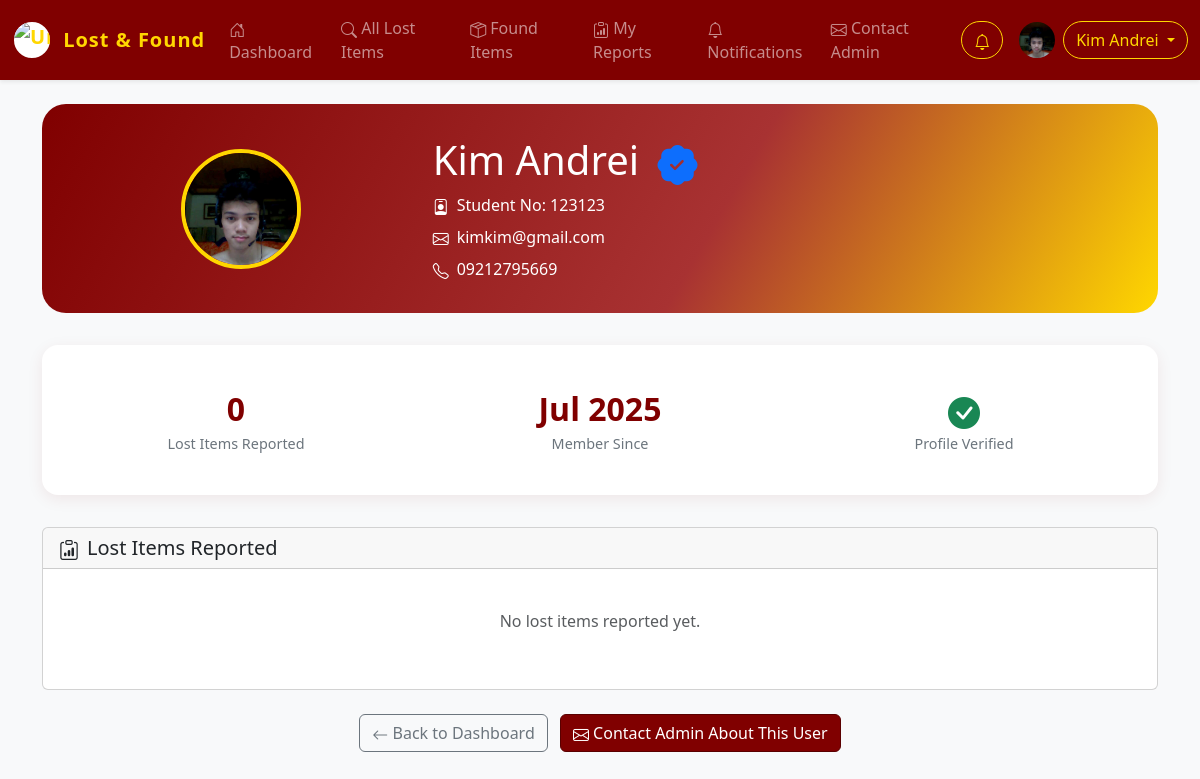
/htdocs/public/view_profile.php?student_no=123123 (signed in), run on the app's committed database.
### tables this page shows
CREATE TABLE `student` (
  `StudentID` int NOT NULL AUTO_INCREMENT,
  `StudentNo` varchar(20) NOT NULL,
  `PasswordHash` varchar(255) NOT NULL,
  `StudentName` varchar(100) NOT NULL,
  `Email` varchar(100) NOT NULL,
  `PhoneNo` varchar(20) DEFAULT NULL,
  `Course` varchar(100) DEFAULT NULL,
  `YearLevel` varchar(20) DEFAULT NULL,
  `ProfilePhoto` varchar(255) DEFAULT NULL,
  `CreatedAt` timestamp NULL DEFAULT CURRENT_TIMESTAMP,
  `UpdatedAt` timestamp NULL DEFAULT CURRENT_TIMESTAMP ON UPDATE CURRENT_TIMESTAMP,
  `Bio` text,
  `PhotoConfirmed` tinyint(1) DEFAULT '0',
  PRIMARY KEY (`StudentID`),
  UNIQUE KEY `StudentNo` (`StudentNo`),
  UNIQUE KEY `Email` (`Email`),
  KEY `idx_student_studentno` (`StudentNo`),
  KEY `idx_student_email` (`Email`)
);

### htdocs/public/view_profile.php (the view, shortened to what this page needs)
<?php
$studentNo = $_GET['student_no'] ?? '';
$db = new Database();
$conn = $db->getConnection();
$stmt = $conn->prepare('SELECT StudentNo, StudentName, Email, PhoneNo, ProfilePhoto, PhotoConfirmed, Bio, CreatedAt FROM student WHERE StudentNo = :studentNo LIMIT 1');
$stmt->execute(['studentNo' => $studentNo]);
$profileStudent = $stmt->fetch(PDO::FETCH_ASSOC);
$stmt = $conn->prepare('SELECT r.ReportID, c.ClassName, r.Description, r.DateOfLoss, r.CreatedAt, r.PhotoURL FROM reportitem r JOIN itemclass c ON r.ItemClassID = c.ItemClassID WHERE r.StudentNo = :studentNo AND r.StatusConfirmed = 1 ORDER BY r.CreatedAt DESC LIMIT 6');
$stmt->execute(['studentNo' => $studentNo]);
$theirReports = $stmt->fetchAll(PDO::FETCH_ASSOC);
$currentUser = $_SESSION['student'];
$isOwnProfile = ($currentUser['StudentNo'] === $studentNo);
?>
<!DOCTYPE html>
<html lang="en">
<head>
  <link href="https://cdn.jsdelivr.net/npm/bootstrap@5.3.0/dist/css/bootstrap.min.css" rel="stylesheet">
  <?php
  $ubCssFile = file_exists(__DIR__ . '/../assets/UB.css') ? 'UB.css' : 'ub.css';
  ?>
  <link href="css.php?file=<?php echo urlencode($ubCssFile); ?>" rel="stylesheet">
  <link href="css.php?file=profile.css" rel="stylesheet">
  <link href="https://cdn.jsdelivr.net/npm/bootstrap-icons@1.10.5/font/bootstrap-icons.css" rel="stylesheet">
</head>
<body>
<?php include '../templates/header.php'; ?>
<div class="container py-4">
  <div class="profile-header text-center">
    <div class="row align-items-center">
      <div class="col-md-4">
        <?php if (!empty($profileStudent['ProfilePhoto']) && isset($profileStudent['PhotoConfirmed']) && $profileStudent['PhotoConfirmed'] == 1): ?>
          <img src="../<?php echo htmlspecialchars($profileStudent['ProfilePhoto']); ?>" alt="Profile Photo" class="profile-photo-large">
        <?php else: ?>
          <i class="bi bi-person-circle profile-photo-large d-flex align-items-center justify-content-center" style="font-size:6rem;color:#FFD700;background:#fff;"></i>
        <?php endif; ?>
      </div>
      <div class="col-md-8 text-md-start">
        <h1 class="mb-2">
          <?php echo htmlspecialchars($profileStudent['StudentName']); ?>
          <?php if (!empty($profileStudent['ProfilePhoto']) && isset($profileStudent['PhotoConfirmed']) && $profileStudent['PhotoConfirmed'] == 1): ?>
            <i class="bi bi-patch-check-fill text-primary ms-2" title="Profile Verified"></i>
          <?php endif; ?>
        </h1>
        <p class="mb-2"><i class="bi bi-person-badge me-2"></i>Student No: <?php echo htmlspecialchars($profileStudent['StudentNo']); ?></p>
        <p class="mb-2"><i class="bi bi-envelope me-2"></i><?php echo htmlspecialchars($profileStudent['Email']); ?></p>
        <?php if (!empty($profileStudent['PhoneNo'])): ?>
          <p class="mb-0"><i class="bi bi-telephone me-2"></i><?php echo htmlspecialchars($profileStudent['PhoneNo']); ?></p>
        <?php endif; ?>
      </div>
    </div>
  </div>
  <div class="profile-stats">
    <div class="row">
      <div class="col-md-4">
        <div class="stat-item">
          <div class="stat-number"><?php echo count($theirReports); ?></div>
          <div class="stat-label">Lost Items Reported</div>
        </div>
      </div>
      <div class="col-md-4">
        <div class="stat-item">
          <div class="stat-number"><?php echo date('M Y', strtotime($profileStudent['CreatedAt'])); ?></div>
          <div class="stat-label">Member Since</div>
        </div>
      </div>
      <div class="col-md-4">
        <div class="stat-item">
          <div class="stat-number">
            <?php if (!empty($profileStudent['ProfilePhoto']) && isset($profileStudent['PhotoConfirmed']) && $profileStudent['PhotoConfirmed'] == 1): ?>
              <i class="bi bi-check-circle-fill text-success"></i>
            <?php else: ?>
              <i class="bi bi-x-circle-fill text-muted"></i>
            <?php endif; ?>
          </div>
          <div class="stat-label">Profile Verified</div>
        </div>
      </div>
    </div>
  </div>
  <div class="card">
    <div class="card-header">
      <h5 class="mb-0"><i class="bi bi-clipboard-data me-2"></i>Lost Items Reported</h5>
    </div>
    <div class="card-body">
      <?php if (count($theirReports) > 0): ?>
        <div class="row g-4">
          <?php foreach ($theirReports as $report): ?>
            <div class="col-md-6 col-lg-4">
              <div class="card h-100 shadow-sm">
                <?php if ($report['PhotoURL']): ?>
                  <img src="../<?php echo encodeImageUrl($report['PhotoURL']); ?>" class="card-img-top" alt="Lost Item Image" style="object-fit:cover;max-height:180px;" onerror="<?php echo getImageErrorHandler(); ?>">
                <?php else: ?>
                  <img src="<?php echo getPlaceholderImage(); ?>" class="card-img-top" alt="No Image">
                <?php endif; ?>
                <div class="card-body d-flex flex-column">
                  <h6 class="card-title mb-1"><?php echo htmlspecialchars($report['ClassName']); ?></h6>
                  <p class="card-text small mb-2"><?php echo htmlspecialchars(mb_strimwidth($report['Description'], 0, 60, '...')); ?></p>
                  <small class="text-muted mb-2">Lost on: <?php echo htmlspecialchars($report['DateOfLoss']); ?></small>
                  <button class="btn btn-primary btn-sm mt-auto" data-bs-toggle="modal" data-bs-target="#reportModal<?php echo $report['ReportID']; ?>">View Details</button>
                </div>
              </div>
            </div>
          <?php endforeach; ?>
        </div>
      <?php else: ?>
        <p class="text-muted text-center py-4">No lost items reported yet.</p>
      <?php endif; ?>
    </div>
  </div>
  <div class="text-center mt-4">
    <a href="dashboard.php" class="btn btn-outline-secondary me-2">
      <i class="bi bi-arrow-left"></i> Back to Dashboard
    </a>
    <?php if (!$isOwnProfile): ?>
      <a href="contact_admin.php" class="btn btn-primary">
        <i class="bi bi-envelope"></i> Contact Admin About This User
      </a>
    <?php endif; ?>
  </div>
</div>
</body>
</html>

### htdocs/templates/header.php (shortened to what this page needs)
<?php
$student = null;
if (isset($_SESSION['student'])) {
    $student = $_SESSION['student'];
    try {
        $db = new Database();
        $conn = $db->getConnection();
        if ($conn) {
            $stmt = $conn->prepare('SELECT * FROM student WHERE StudentNo = :studentNo LIMIT 1');
            $stmt->execute(['studentNo' => $_SESSION['student']['StudentNo']]);
            $freshStudent = $stmt->fetch(PDO::FETCH_ASSOC);
            if ($freshStudent) {
                $student = $freshStudent;
            }
        }
    } catch (Exception $e) {
        $student = $_SESSION['student'];
        $conn = null;
    }
}
function nav_active($page) {
  $current = basename($_SERVER['PHP_SELF']);
  return $current === $page ? 'active' : '';
}
?>
<nav class="navbar navbar-expand-lg navbar-dark shadow-sm" style="background: var(--ub-maroon);">
  <div class="container-fluid">
    <a class="navbar-brand fw-bold d-flex align-items-center" href="dashboard.php">
      <img src="../assets/ub_logo.png" alt="University of Batangas Logo" style="height: 40px; width: 40px; object-fit: contain; background: #fff; border-radius: 50%; border: 2px solid #800000; margin-right: 0.7rem;">
      <span>Lost & Found</span>
    </a>
    <div class="collapse navbar-collapse" id="mainNavbar">
      <ul class="navbar-nav me-auto mb-2 mb-lg-0">
        <li class="nav-item"><a class="nav-link <?php echo nav_active('dashboard.php'); ?>" href="dashboard.php"><i class="bi bi-house-door"></i> Dashboard</a></li>
        <li class="nav-item"><a class="nav-link <?php echo nav_active('all_lost.php'); ?>" href="all_lost.php"><i class="bi bi-search"></i> All Lost Items</a></li>
        <li class="nav-item"><a class="nav-link <?php echo nav_active('found_items.php'); ?>" href="found_items.php"><i class="bi bi-box-seam"></i> Found Items</a></li>
        <li class="nav-item"><a class="nav-link <?php echo nav_active('my_reports.php'); ?>" href="my_reports.php"><i class="bi bi-clipboard-data"></i> My Reports</a></li>
        <li class="nav-item"><a class="nav-link <?php echo nav_active('notifications.php'); ?>" href="notifications.php"><i class="bi bi-bell"></i> Notifications</a></li>
        <li class="nav-item"><a class="nav-link <?php echo nav_active('contact_admin.php'); ?>" href="contact_admin.php"><i class="bi bi-envelope"></i> Contact Admin</a></li>
      </ul>
      <?php if ($student): ?>
        <div class="d-flex align-items-center">
          <div class="dropdown me-3">
            <button class="btn btn-outline-light position-relative" type="button" id="notificationDropdown" data-bs-toggle="dropdown" aria-expanded="false">
              <i class="bi bi-bell"></i>
            </button>
          </div>
          <?php if (!empty($student['ProfilePhoto']) && isset($student['PhotoConfirmed']) && $student['PhotoConfirmed'] == 1): ?>
            <img src="../<?php echo htmlspecialchars($student['ProfilePhoto']); ?>" alt="Profile Photo" class="rounded-circle me-2" style="width:36px;height:36px;object-fit:cover;">
          <?php else: ?>
            <span class="me-2"><i class="bi bi-person-circle" style="font-size:2rem;color:var(--ub-gold);"></i></span>
          <?php endif; ?>
          <div class="dropdown">
            <button class="btn btn-outline-light dropdown-toggle" type="button" id="profileDropdown" data-bs-toggle="dropdown" aria-expanded="false">
              <?php echo htmlspecialchars($student['StudentName']); ?>
            </button>
          </div>
        </div>
      <?php endif; ?>
    </div>
  </div>
</nav>

### htdocs/public/view_profile.php (style rules this page uses)
.profile-header { background: linear-gradient(120deg, #800000 0%, #a83232 60%, #FFD700 100%); color: #fff; border-radius: 1.5rem; padding: 2rem; margin-bottom: 2rem; position: relative; overflow: hidden; }
.profile-photo-large { width: 120px; height: 120px; border-radius: 50%; object-fit: cover; border: 4px solid #FFD700; background: #fff; }
.profile-stats { background: #fff; border-radius: 1rem; padding: 1.5rem; box-shadow: 0 4px 16px rgba(128,0,0,0.08); margin-bottom: 2rem; }
.stat-item { text-align: center; padding: 1rem; }
.stat-number { font-size: 2rem; font-weight: bold; color: #800000; }
.stat-label { color: #6c757d; font-size: 0.9rem; }

### data on the page
student: ProfilePhoto (picture), StudentName "Kim Andrei"
student: ProfilePhoto (picture), StudentName "Kim Andrei", StudentNo "123123", Email "kimkim@gmail.com", PhoneNo "09212795669", CreatedAt "Jul 2025"

### other printed values
count($theirReports) "0"
